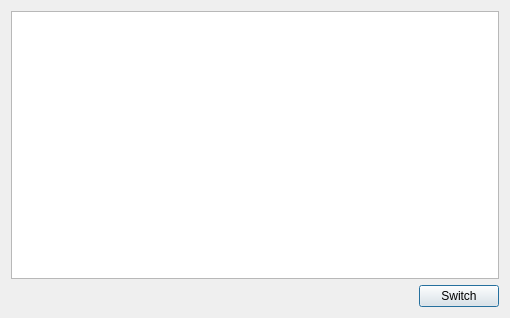
<?xml version="1.0" encoding="UTF-8"?>
<ui version="4.0">
 <class>SwitchAccountDialog</class>
 <widget class="QDialog" name="SwitchAccountDialog">
  <property name="geometry">
   <rect>
    <x>0</x>
    <y>0</y>
    <width>510</width>
    <height>318</height>
   </rect>
  </property>
  <property name="windowTitle">
   <string>Swicth Account</string>
  </property>
  <layout class="QVBoxLayout" name="verticalLayout_2">
   <item>
    <layout class="QVBoxLayout" name="verticalLayout">
     <item>
      <widget class="QListWidget" name="listWidgetAccounts"/>
     </item>
     <item>
      <layout class="QHBoxLayout" name="horizontalLayout">
       <item>
        <spacer name="horizontalSpacer">
         <property name="orientation">
          <enum>Qt::Horizontal</enum>
         </property>
         <property name="sizeHint" stdset="0">
          <size>
           <width>40</width>
           <height>20</height>
          </size>
         </property>
        </spacer>
       </item>
       <item>
        <widget class="QPushButton" name="pushButtonSwitch">
         <property name="text">
          <string>Switch</string>
         </property>
        </widget>
       </item>
      </layout>
     </item>
    </layout>
   </item>
  </layout>
 </widget>
 <resources/>
 <connections/>
</ui>
